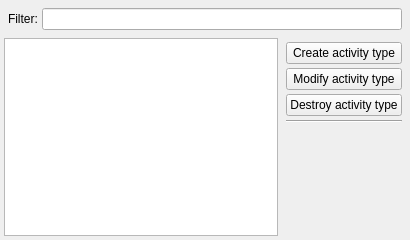
<?xml version="1.0" encoding="UTF-8"?>
<ui version="4.0">
 <class>tt3::gui::ActivityTypeManager</class>
 <widget class="QWidget" name="tt3::gui::ActivityTypeManager">
  <property name="geometry">
   <rect>
    <x>0</x>
    <y>0</y>
    <width>410</width>
    <height>240</height>
   </rect>
  </property>
  <property name="windowTitle">
   <string>Form</string>
  </property>
  <layout class="QGridLayout" name="gridLayout_2">
   <property name="leftMargin">
    <number>4</number>
   </property>
   <property name="topMargin">
    <number>4</number>
   </property>
   <property name="rightMargin">
    <number>4</number>
   </property>
   <property name="bottomMargin">
    <number>4</number>
   </property>
   <property name="spacing">
    <number>4</number>
   </property>
   <item row="1" column="0">
    <widget class="QTreeWidget" name="activityTypesTreeWidget">
     <property name="contextMenuPolicy">
      <enum>Qt::ContextMenuPolicy::CustomContextMenu</enum>
     </property>
     <attribute name="headerVisible">
      <bool>false</bool>
     </attribute>
     <column>
      <property name="text">
       <string notr="true">1</string>
      </property>
     </column>
    </widget>
   </item>
   <item row="1" column="1">
    <widget class="QWidget" name="buttonsWidget" native="true">
     <layout class="QGridLayout" name="gridLayout">
      <property name="leftMargin">
       <number>4</number>
      </property>
      <property name="topMargin">
       <number>4</number>
      </property>
      <property name="rightMargin">
       <number>4</number>
      </property>
      <property name="bottomMargin">
       <number>4</number>
      </property>
      <property name="spacing">
       <number>4</number>
      </property>
      <item row="4" column="0">
       <spacer name="verticalSpacer">
        <property name="orientation">
         <enum>Qt::Orientation::Vertical</enum>
        </property>
        <property name="sizeHint" stdset="0">
         <size>
          <width>20</width>
          <height>40</height>
         </size>
        </property>
       </spacer>
      </item>
      <item row="3" column="0">
       <widget class="Line" name="line">
        <property name="orientation">
         <enum>Qt::Orientation::Horizontal</enum>
        </property>
       </widget>
      </item>
      <item row="1" column="0">
       <widget class="QPushButton" name="modifyActivityTypePushButton">
        <property name="text">
         <string>Modify activity type</string>
        </property>
        <property name="icon">
         <iconset resource="tt3-gui.qrc">
          <normaloff>:/tt3-gui/Resources/Images/Actions/ModifyActivityTypeSmall.png</normaloff>:/tt3-gui/Resources/Images/Actions/ModifyActivityTypeSmall.png</iconset>
        </property>
       </widget>
      </item>
      <item row="0" column="0">
       <widget class="QPushButton" name="createActivityTypePushButton">
        <property name="text">
         <string>Create activity type</string>
        </property>
        <property name="icon">
         <iconset resource="tt3-gui.qrc">
          <normaloff>:/tt3-gui/Resources/Images/Actions/CreateActivityTypeSmall.png</normaloff>:/tt3-gui/Resources/Images/Actions/CreateActivityTypeSmall.png</iconset>
        </property>
       </widget>
      </item>
      <item row="2" column="0">
       <widget class="QPushButton" name="destroyActivityTypePushButton">
        <property name="text">
         <string>Destroy activity type</string>
        </property>
        <property name="icon">
         <iconset resource="tt3-gui.qrc">
          <normaloff>:/tt3-gui/Resources/Images/Actions/DestroyActivityTypeSmall.png</normaloff>:/tt3-gui/Resources/Images/Actions/DestroyActivityTypeSmall.png</iconset>
        </property>
       </widget>
      </item>
     </layout>
    </widget>
   </item>
   <item row="0" column="0" colspan="2">
    <widget class="QWidget" name="filterWidget" native="true">
     <layout class="QFormLayout" name="formLayout">
      <property name="horizontalSpacing">
       <number>4</number>
      </property>
      <property name="verticalSpacing">
       <number>4</number>
      </property>
      <property name="leftMargin">
       <number>4</number>
      </property>
      <property name="topMargin">
       <number>4</number>
      </property>
      <property name="rightMargin">
       <number>4</number>
      </property>
      <property name="bottomMargin">
       <number>4</number>
      </property>
      <item row="0" column="0">
       <widget class="QLabel" name="filterLabel">
        <property name="text">
         <string>Filter:</string>
        </property>
       </widget>
      </item>
      <item row="0" column="1">
       <widget class="QLineEdit" name="filterLineEdit"/>
      </item>
     </layout>
    </widget>
   </item>
  </layout>
 </widget>
 <tabstops>
  <tabstop>filterLineEdit</tabstop>
  <tabstop>activityTypesTreeWidget</tabstop>
  <tabstop>createActivityTypePushButton</tabstop>
  <tabstop>modifyActivityTypePushButton</tabstop>
  <tabstop>destroyActivityTypePushButton</tabstop>
 </tabstops>
 <resources>
  <include location="tt3-gui.qrc"/>
 </resources>
 <connections>
  <connection>
   <sender>activityTypesTreeWidget</sender>
   <signal>currentItemChanged(QTreeWidgetItem*,QTreeWidgetItem*)</signal>
   <receiver>tt3::gui::ActivityTypeManager</receiver>
   <slot>_activityTypesTreeWidgetCurrentItemChanged(QTreeWidgetItem*,QTreeWidgetItem*)</slot>
   <hints>
    <hint type="sourcelabel">
     <x>114</x>
     <y>139</y>
    </hint>
    <hint type="destinationlabel">
     <x>204</x>
     <y>119</y>
    </hint>
   </hints>
  </connection>
  <connection>
   <sender>activityTypesTreeWidget</sender>
   <signal>customContextMenuRequested(QPoint)</signal>
   <receiver>tt3::gui::ActivityTypeManager</receiver>
   <slot>_activityTypesTreeWidgetCustomContextMenuRequested(QPoint)</slot>
   <hints>
    <hint type="sourcelabel">
     <x>114</x>
     <y>139</y>
    </hint>
    <hint type="destinationlabel">
     <x>204</x>
     <y>119</y>
    </hint>
   </hints>
  </connection>
  <connection>
   <sender>createActivityTypePushButton</sender>
   <signal>clicked()</signal>
   <receiver>tt3::gui::ActivityTypeManager</receiver>
   <slot>_createActivityTypePushButtonClicked()</slot>
   <hints>
    <hint type="sourcelabel">
     <x>317</x>
     <y>61</y>
    </hint>
    <hint type="destinationlabel">
     <x>204</x>
     <y>119</y>
    </hint>
   </hints>
  </connection>
  <connection>
   <sender>modifyActivityTypePushButton</sender>
   <signal>clicked()</signal>
   <receiver>tt3::gui::ActivityTypeManager</receiver>
   <slot>_modifyActivityTypePushButtonClicked()</slot>
   <hints>
    <hint type="sourcelabel">
     <x>317</x>
     <y>92</y>
    </hint>
    <hint type="destinationlabel">
     <x>204</x>
     <y>119</y>
    </hint>
   </hints>
  </connection>
  <connection>
   <sender>destroyActivityTypePushButton</sender>
   <signal>clicked()</signal>
   <receiver>tt3::gui::ActivityTypeManager</receiver>
   <slot>_destroyActivityTypePushButtonClicked()</slot>
   <hints>
    <hint type="sourcelabel">
     <x>317</x>
     <y>123</y>
    </hint>
    <hint type="destinationlabel">
     <x>204</x>
     <y>119</y>
    </hint>
   </hints>
  </connection>
  <connection>
   <sender>filterLineEdit</sender>
   <signal>textChanged(QString)</signal>
   <receiver>tt3::gui::ActivityTypeManager</receiver>
   <slot>_filterLineEditTextChanged(QString)</slot>
   <hints>
    <hint type="sourcelabel">
     <x>224</x>
     <y>21</y>
    </hint>
    <hint type="destinationlabel">
     <x>204</x>
     <y>119</y>
    </hint>
   </hints>
  </connection>
 </connections>
 <slots>
  <slot>_activityTypesTreeWidgetCurrentItemChanged(QTreeWidgetItem*,QTreeWidgetItem*)</slot>
  <slot>_activityTypesTreeWidgetCustomContextMenuRequested(QPoint)</slot>
  <slot>_createActivityTypePushButtonClicked()</slot>
  <slot>_modifyActivityTypePushButtonClicked()</slot>
  <slot>_destroyActivityTypePushButtonClicked()</slot>
  <slot>_filterLineEditTextChanged(QString)</slot>
 </slots>
</ui>
